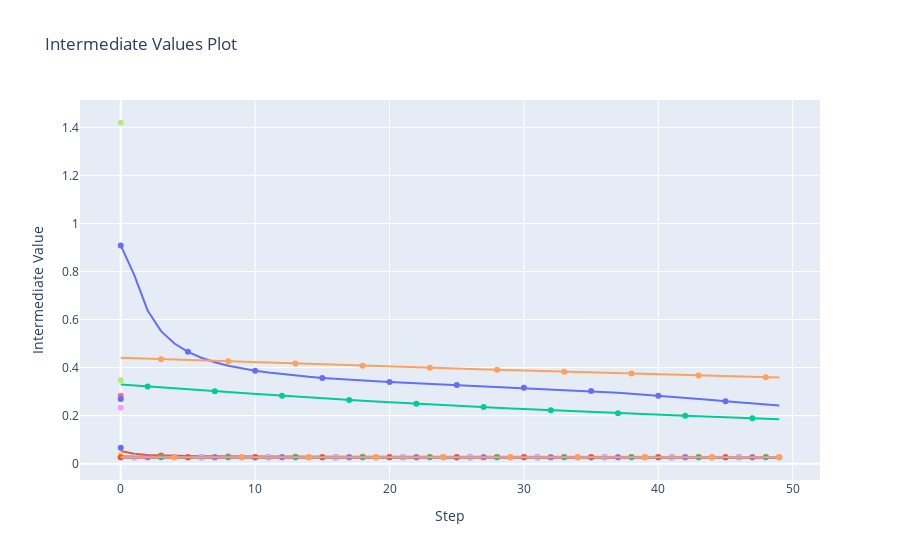

Here is the notebook cell this chart was saved with:
### Code cell
fig = optuna.visualization.plot_intermediate_values(study)
graph_path = pathlib.Path(f"../../figures/{params.MODEL_TYPE}/{params.MODEL_NAME}/")
# if path doesn't exist, make path with pathlib
graph_path.mkdir(parents=True, exist_ok=True)

graph_path = f"../../figures/{params.MODEL_TYPE}/{params.MODEL_NAME}/plot_intermediate_values_graph"
fig.write_image(pathlib.Path(f"{graph_path}.png"))
fig.show()
